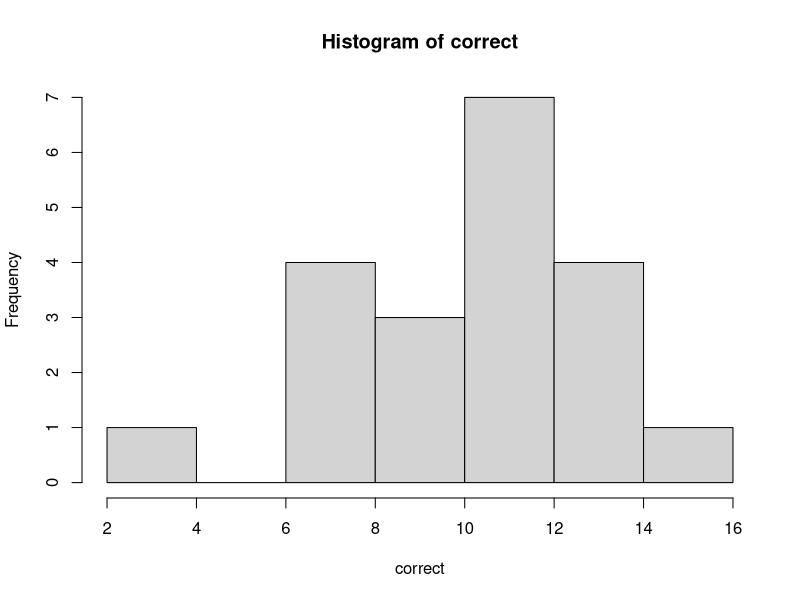
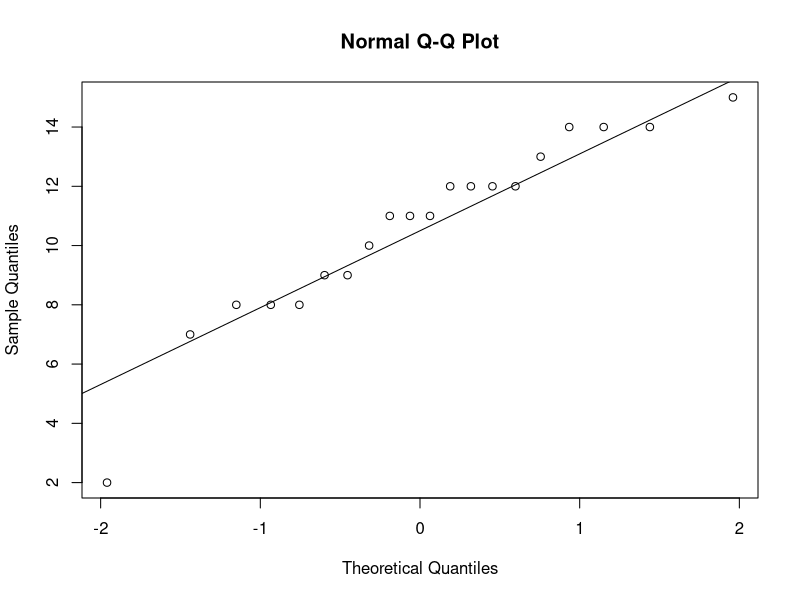
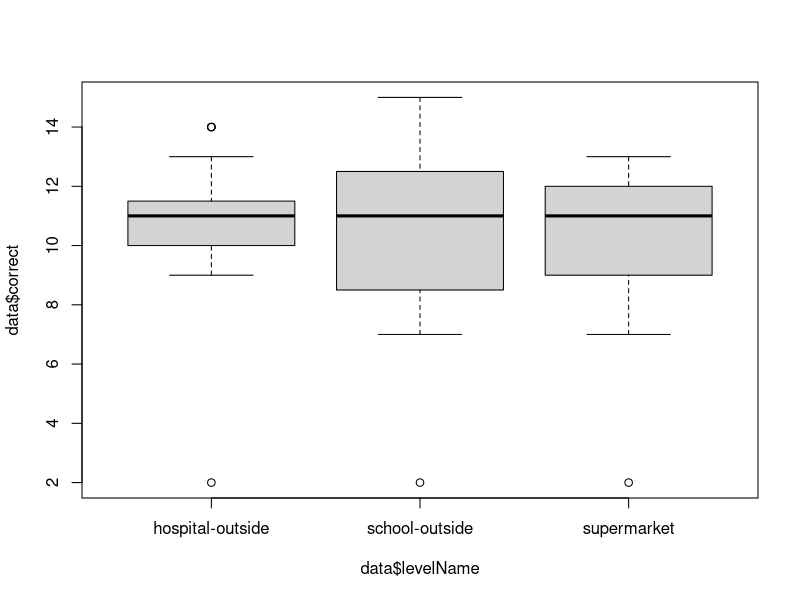
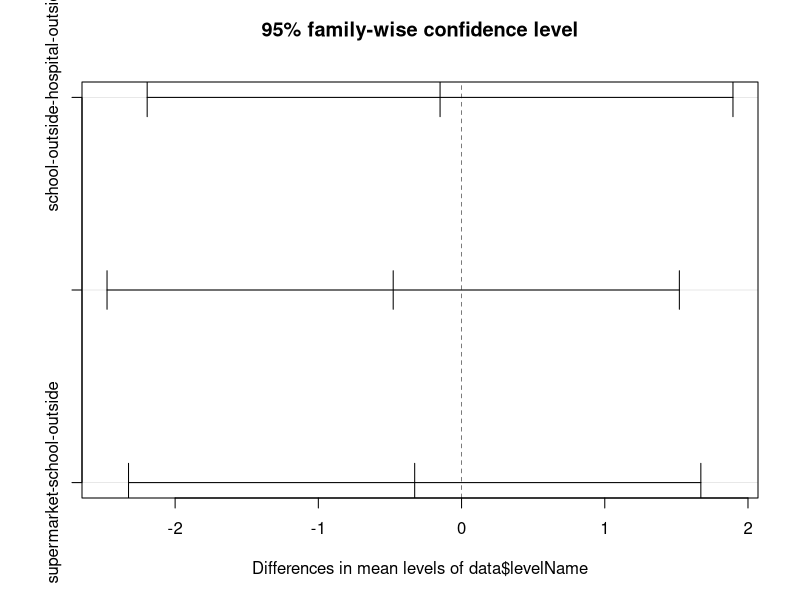

Write R code to recreate these figures, in order.
data = read.csv2("data.csv")

correct = data[data$levelName == "school-outside",]$correct 
hist(correct)

qqnorm(correct)
qqline(correct)

boxplot(data$correct ~ data$levelName)

aov.res = aov(data$correct ~ data$levelName)
summary(aov.res)

tukey.res = TukeyHSD(aov.res)
plot(tukey.res)

schoolScores = data[data$levelName == "school-outside",]$score
supermarketScores = data[data$levelName == "supermarket",]$score

df_val = min(length(schoolScores), length(supermarketScores)) - 1

SE = sqrt((sd(schoolScores)**2)/length(schoolScores) + (sd(supermarketScores)**2)/length(supermarketScores))

q_val = (mean(schoolScores) - mean(supermarketScores) - 0) / SE

p_val = (1 - pt(q = q_val, df = df_val)) * 2
